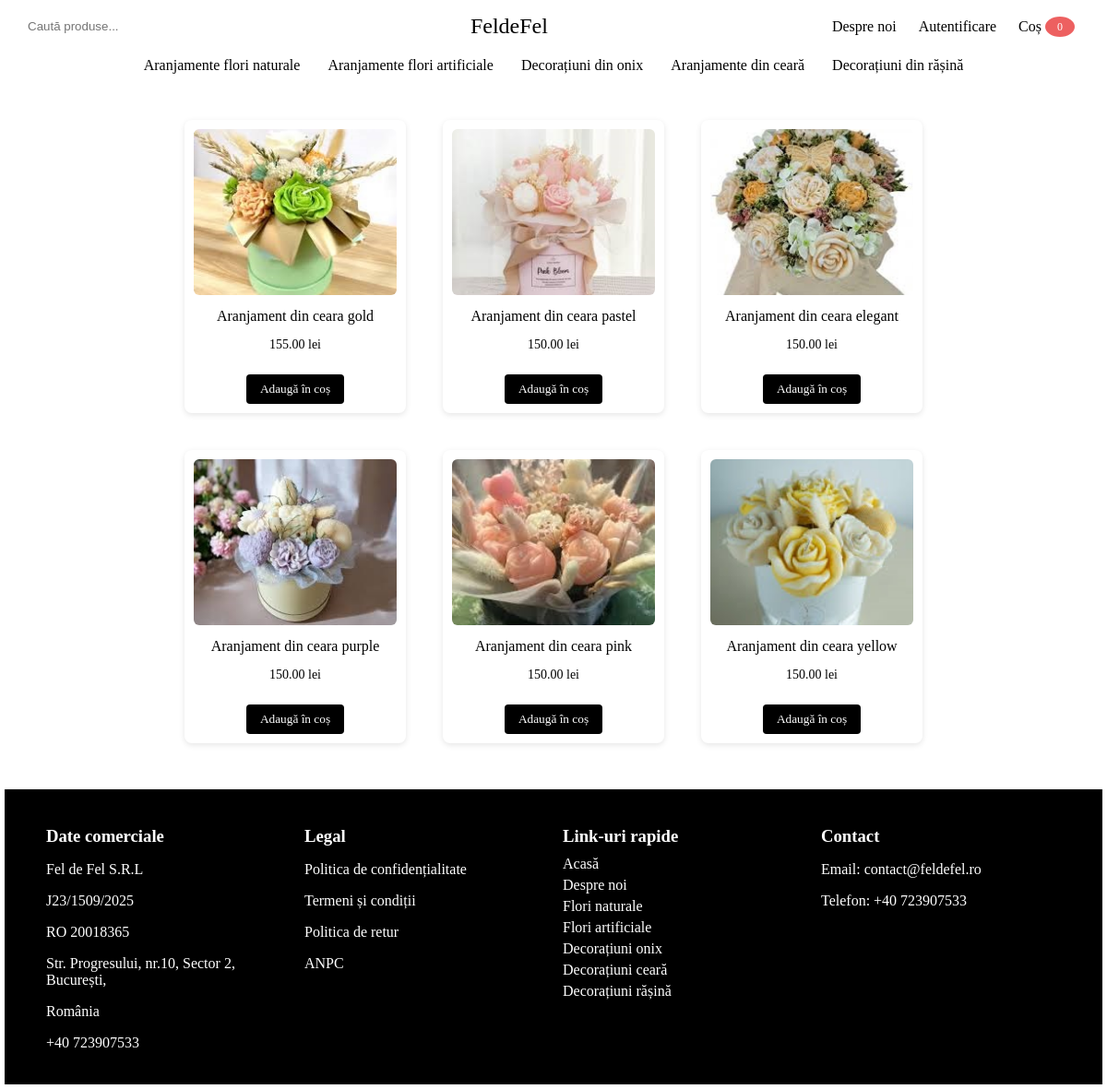
/aranjamente_ceara/ceara, run on the app's committed database.
### aranjamente_ceara/models.py (models this page shows, shortened)
class WaxArrangement(models.Model):
    name = models.CharField(max_length=255)
    slug = models.SlugField(blank=True, unique=True)
    description = models.TextField()
    price = models.DecimalField(max_digits=10, decimal_places=2)
    image = models.ImageField(upload_to="ceara/")
    created = models.DateTimeField(auto_now_add=True)
    updated = models.DateTimeField(auto_now=True)

### aranjamente_ceara/views.py (the view)
# urls.py: path("ceara", wax_arrangements_view, name="wax_arrangements_url"),
def wax_arrangements_view(request):
    produse = WaxArrangement.objects.all()
    context = {
        'produse': produse
    }
    return render(request, 'aranjamente_ceara/wax_arrangements.html', context)

### cart/processors.py (called while the page is built)
def add_cart_to_context(request):
    cart = request.session.get("cart", {})
    total = 0
    for item in cart.values():
        total += round(item["price"] * item["quantity"], 2)
    return {
        "cart": cart,
        "cart_total": round(total, 2),
        "cart_count": sum(item["quantity"] for item in cart.values())
    }

### aranjamente_ceara/templates/aranjamente_ceara/wax_arrangements.html (shortened to what this page needs)
<!DOCTYPE html>
<html lang="en">
<head>
</head>
<body>
    <header class="top-bar">
        <div class="search-box">
            <form method="get" action="{% url 'home:search' %}">
                <input type="text" name="q" placeholder="Caută produse...">
            </form>
        </div>
        <div class="logo">
            <a href="{% url 'home:home' %}">FeldeFel</a>
        </div>
        <nav class="nav-links">
            <a href="{% url 'home:despre' %}">Despre noi</a>
            {% if user.is_authenticated %}
                <a href="{% url 'accounts:profile' %}" class="account-link"> {{ user.first_name }} {{ user.last_name }}</a>
            {% else %}
                <a href="{% url 'accounts:login' %}" class="account-link">Autentificare</a>
            {% endif %}
            <a href="{% url 'cart:cart_url' %}" class="cart-link">
                Coș <span class="cart-badge">{{ cart_count }}</span>
            </a>
        </nav>
    </header>
    <nav class="categories-bar">
        <a href="{% url 'aranjamente_flori:naturale' %}">Aranjamente flori naturale</a>
        <a href="{% url 'aranjamente_flori:artificiale' %}">Aranjamente flori artificiale</a>
        <a href="{% url 'decoratiuni:decoratiuni_onyx' %}">Decorațiuni din onix</a>
        <a href="{% url 'aranjamente_ceara:wax_arrangements_url' %}">Aranjamente din ceară</a>
        <a href="{% url 'decoratiuni:decoratiuni_rasina' %}">Decorațiuni din rășină</a>
    </nav>
    <section class="products-section">
        <div class="products-grid">
           {% for produs in produse %}
                <div class="product-card">
                    <a href="{% url 'aranjamente_ceara:wax_arrangement_details_url' produs.slug %}">
                        <img src="{{ produs.image.url }}" alt="{{ produs.name }}">
                    </a>
                    <p class="product-name"> {{ produs.name }}</p>
                    <p class="product-price"> {{ produs.price }} lei </p>
                    <form method="post" action="{% url 'cart:add_to_cart_url' produs.slug %}">
                        <button type="submit">Adaugă în coș</button>
                    </form>
                </div>
            {% empty %}
                <p>Nu există produse disponibile momentan.</p>
            {% endfor %}
        </div>
    </section>
    <footer>
        <div class="footer-container">
            <div class="footer-column">
                <h3> Date comerciale </h3>
                <p> Fel de Fel S.R.L </p>
                <p> J23/1509/2025 </p>
                <p> RO 20018365 </p>
                <p> Str. Progresului, nr.10, Sector 2, București, </p>
                <p> România </p>
                <p> +40 723907533 </p>
            </div>
            <div class="footer-column">
                <h3> Legal </h3>
                <p> Politica de confidențialitate </p>
                <p> Termeni și condiții </p>
                <p> Politica de retur </p>
                <p> ANPC </p>
            </div>
            <div class="footer-column">
                <h3> Link-uri rapide </h3>
                <a href="{% url 'home:home' %}">Acasă</a>
                <a href="{% url 'home:despre' %}">Despre noi</a>
                <a href="{% url 'aranjamente_flori:naturale' %}"> Flori naturale </a>
                <a href="{% url 'aranjamente_flori:artificiale' %}"> Flori artificiale </a>
                <a href="{% url 'decoratiuni:decoratiuni_onyx' %}"> Decorațiuni onix </a>
                <a href="{% url 'aranjamente_ceara:wax_arrangements_url' %}"> Decorațiuni ceară </a>
                <a href="{% url 'decoratiuni:decoratiuni_rasina' %}"> Decorațiuni rășină </a>
            </div>
            <div class="footer-column">
                <h3> Contact </h3>
                <p> Email: contact@feldefel.ro </p>
                <p> Telefon: +40 723907533 </p>
            </div>
        </div>
    </footer>
</body>
</html>

### aranjamente_ceara/templates/aranjamente_ceara/wax_arrangements.html (style rules this page uses)
body { margin: 5px; font-family: cursive; background-color: white; }
.top-bar { background-color: white; color:black; display: flex; justify-content: space-between; align-items: center; padding: 10px 20px; }
.top-bar .logo a { font-size: 24px; font-family: cursive; color: black; text-decoration: none; }
.top-bar a { color: black; text-decoration: none; margin: 0 10px; }
.top-bar .search-box input { padding: 5px; border-radius: 4px; border: none; }
.cart-link { position: relative; font-weight: normal; display: inline-flex; align-items: center; gap: 4px; }
.cart-badge { background-color: rgb(237, 96, 96); color: white; border-radius: 50%; padding: 2px 7px; font-size: 12px; vertical-align: middle; line-height: 1; min-width: 18px; height: 18px; display: flex; justify-content: center; align-items: center; }
.categories-bar { color:black; display: flex; justify-content: center; padding: 10px 0; }
.categories-bar a { color: black; text-decoration: none; padding: 0 15px; }
.products-section { padding: 20px; text-align: center; }
.products-grid { display: grid; flex-wrap: wrap; justify-content: center; grid-template-columns: repeat(3, 1fr); gap: 40px; margin-top: 20px; padding: 0 200px; }
.product-card { width: 220px; background-color: white; border: 1 solid; border-radius: 8px; padding: 10px; text-align: center; transition: 0.3s ease; box-shadow: 0 2px 6px rgba(0, 0, 0, 0.1); }
.product-card img { width: 100%; height: 180px; object-fit: cover; border-radius: 6px; }
.product-name { margin: 10px 0 5px; font-family: cursive; font-size: 16px; }
.product-price { color:black; font-size: 14px; }
.product-card form button { padding: 8px 15px; background-color: black; color: white; border: none; border-radius: 4px; cursor: pointer; font-family: cursive; margin-top: 10px; transition: 0.3s; }
footer { background: black; padding: 20px 0; border-top: 1px solid black; margin-top: 30px; }
.footer-container { max-width: 1100px; margin: auto; display: grid; grid-template-columns: repeat(auto-fit, minmax(200px, 1fr)); gap: 20px; text-align: center; }
.footer-column h3 { margin-bottom: 10px; }
.footer-column a { display: block; text-decoration: none; text-align: left; color: white; margin-bottom: 5px; }
.footer-column p { color: white; text-align: left; }
h3 { color: white; text-align: left; }

### data on the page
WaxArrangement: image (picture), name "Aranjament din ceara gold", price "155.00"
WaxArrangement: image (picture), name "Aranjament din ceara pastel", price "150.00"
WaxArrangement: image (picture), name "Aranjament din ceara elegant", price "150.00"
WaxArrangement: image (picture), name "Aranjament din ceara purple", price "150.00"
WaxArrangement: image (picture), name "Aranjament din ceara pink", price "150.00"
WaxArrangement: image (picture), name "Aranjament din ceara yellow", price "150.00"

### other printed values
{{ cart_count }} "0"
